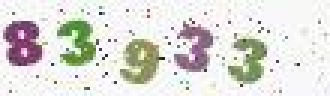
#> input picture python爬虫/10day/antispam_v2.jpeg, 110 x 32 px (shown 3 times larger)
$ python tesseroct_used.py
#> lines starting #> are read from the running program, lines starting #| are printed output that depends on the picture; after the words box and inside, x2 and y2 are one past the last pixel; in counts of white or black regions, pixels touching at a corner belong together
import pytesseract
from PIL import Image
# [18 lines of commented-out code are left out]

img = Image.open('antispam_v2.jpeg')
#> img is the input picture: PIL image 110x32 RGB; mean R, G, B 221.8, 220.6, 215.8
#对图片进行会读处理
l_img = img.convert('L')
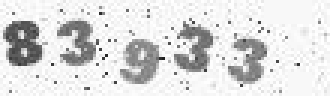
#> l_img: PIL image 110x32 L (shown 3 times larger); min 32, max 255, mean 220.4
l_img.save('l_img.jpg')
#对图片进行二值化处理
#设置阀值
num = 180
data = []
for i in range(0,256):
    if i < num:
        data.append(0)
    else:
        data.append(1)

n_img = l_img.point(data,'1')
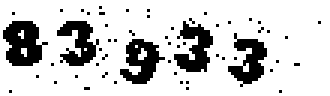
#> n_img: PIL image 110x32 1 (shown 3 times larger); 80.5% white; 56 black regions (51 under 20 px), largest, box (x1, y1, x2, y2) and area: (1, 7, 16, 22) 149, (40, 13, 55, 28) 123, (58, 7, 71, 24) 122, (19, 7, 33, 22) 116, (76, 11, 89, 29) 116
n_img.save('n_img.jpg')

#> (the run stopped early here; a loop or call above may not have finished)

$ run again, with python爬虫/10day/01.jpg copied over python爬虫/10day/antispam_v2.jpeg
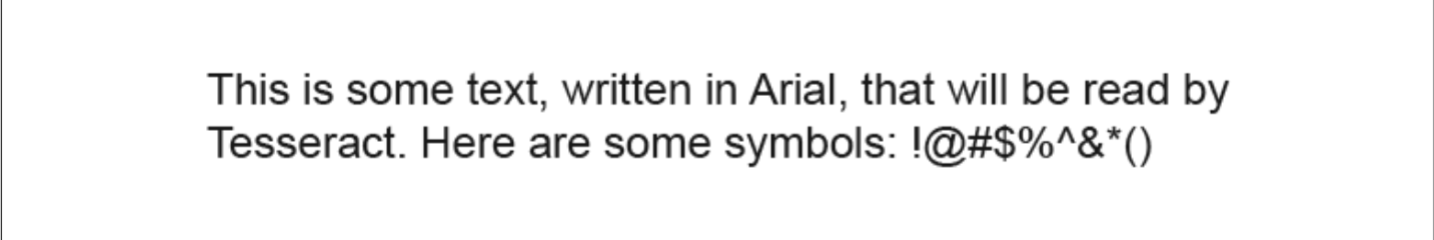
#> input picture python爬虫/10day/01.jpg, 1434 x 240 px
#> img is the input picture: PIL image 1434x240 RGBA; mean R, G, B, A 242.6, 242.6, 242.6, 255
#> `n_img = l_img.point(data,'1')`:
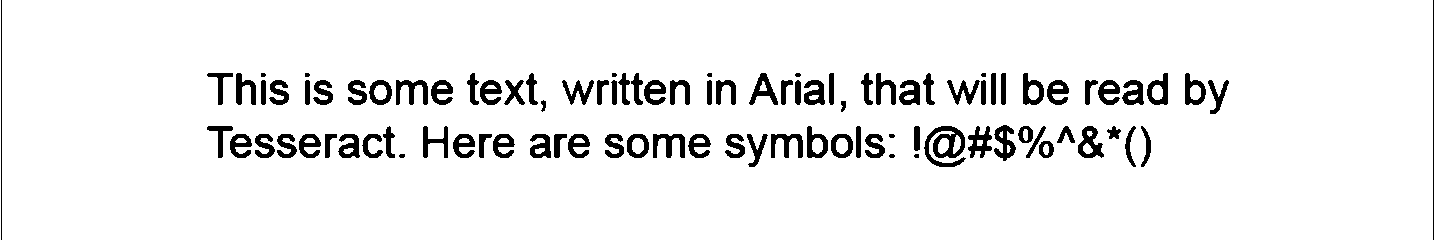
#> n_img: PIL image 1434x240 1; 93.3% white; 97 black regions (6 under 20 px), largest, box (x1, y1, x2, y2) and area: (924, 126, 966, 167) 853, (1078, 126, 1104, 158) 434, (994, 125, 1016, 161) 426
